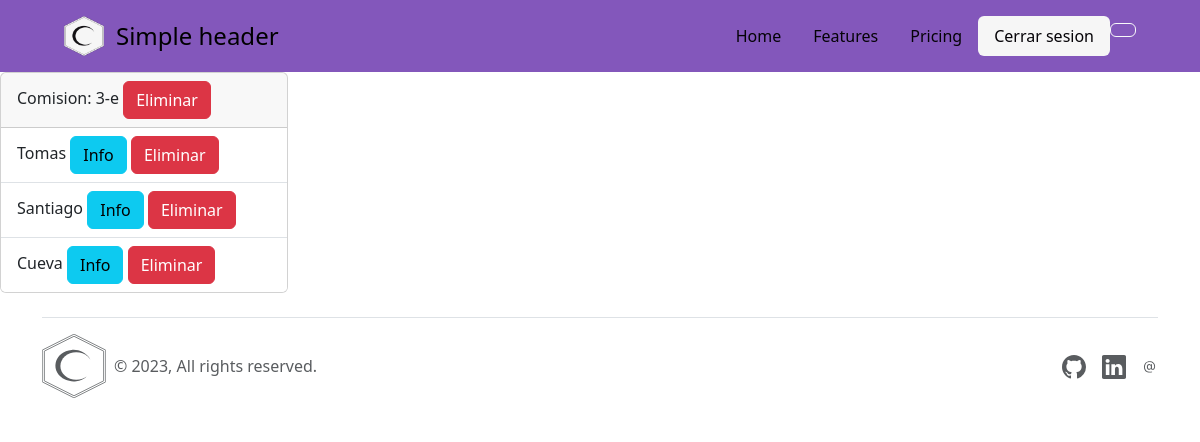
The page /students/3/ on the database its author committed.
### app/models.py (models this page shows, shortened)
class Commission(models.Model):
    name = models.CharField(max_length = 3)
    school = models.ForeignKey(School, on_delete = models.CASCADE)
    user = models.ForeignKey(User, on_delete = models.CASCADE, blank = True, null = True)

class Student(models.Model):
    name = models.CharField(max_length = 150)
    comission = models.ForeignKey(Commission, on_delete = models.CASCADE)

### app/views.py (the view)
# urls.py: path('students/<int:comission_id>/', StudentView.as_view(), name = 'Student'),
class StudentView(ListView, LoginRequiredMixin):
    template_name = 'students/student.html'
    model = Student
    def get_queryset(self, commission_id):
        id_comission = commission_id
        student_list = Student.objects.filter(comission_id = id_comission)
        return student_list
    def get(self, request, *args, **kwargs):
        students = self.get_queryset(kwargs['comission_id'])
        commission = Commission.objects.get(id = kwargs['comission_id'])
        return render(request, self.template_name, context = {
            'students' : students,
            'comission' : commission
            })

### app/context_processor.py (called while the page is built, shortened)
def register_calculated(request):
    mean = 0
    count = 0
    return {"mean": mean, "count": count}

### app/templates/students/student.html (shortened to what this page needs)
{% extends 'base/main.html' %}
{% block main %}
<main class = "studentMain">
    <section>
        <div class="card" style="width: 18rem;">
            <div class="card-header">
                Comision: {{comission.name}}
                <a href="{% url 'ComissionDelete' comission.id %}" class="btn btn-danger">Eliminar</a>
              </div>
            <ul class="list-group list-group-flush">
                {% for student in students %}
                    <li class="list-group-item">
                        <span>{{student.name}}</span>
                        <a href="{% url 'StudentUpdate' student.id %}" class="btn btn-info">Info</a>
                        <a href="{% url 'StudentDelete' student.id %}" class="btn btn-danger">Eliminar</a>
                    </li>
                {% endfor %}
            </ul>
          </div>
    </section>
</main>
{% endblock main %}

### app/static/css/style.css (style rules this page uses)
* { margin: 0; padding: 0; box-sizing: border-box; }
a { text-decoration: none; }
body { background-color: #F6F6F6; }
ul { list-style-type: none; }

### rows shown on the page
Commission: name "3-e"
Student: name "Tomas"
Student: name "Santiago"
Student: name "Cueva"
